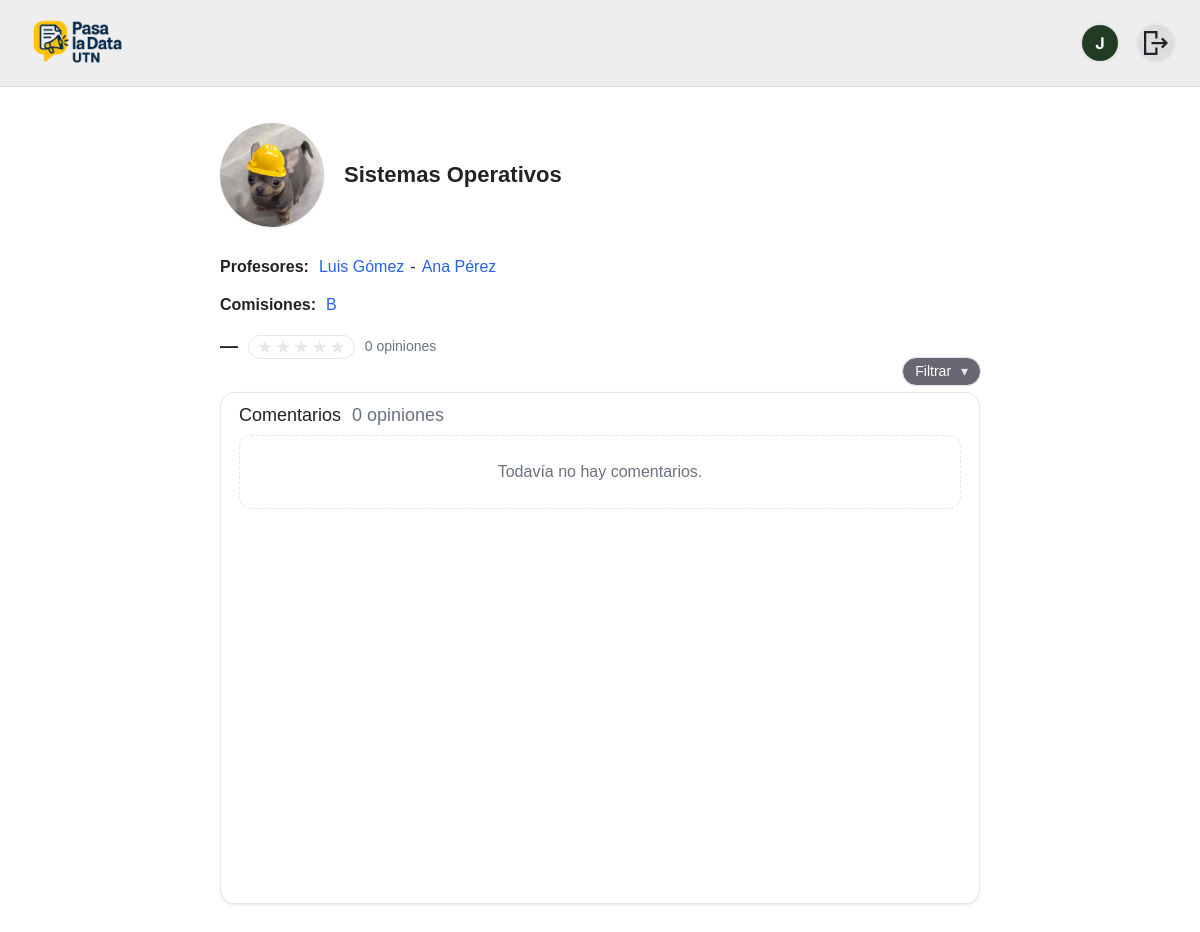
The app's page /academics/materia/2/ (signed in) with its own data.
### people/models.py (models this page shows, shortened)
class User(AbstractUser):
    class Role(models.TextChoices):
        ALUMNO = "ALU", "Alumno"
        PROFESOR = "PRO", "Profesor"
        ADMIN = "ADM", "Administrador"
    rol = models.CharField(max_length=3, choices=Role.choices)
    legajo = models.CharField(max_length=20, unique=True, null=True, blank=True)  # solo alumnos
    username = models.CharField(max_length=150, blank=True, default='')
    imagen_perfil = models.ImageField(
        upload_to="profiles/", null=True, blank=True
    )

### academics/models.py (models this page shows, shortened)
class Materia(models.Model):
    nombre = models.CharField(max_length=120, unique=True)
    eliminado = models.BooleanField(default=False)
    departamento = models.ForeignKey(Department, on_delete=models.CASCADE, related_name="materias")
    descripcion = models.TextField(blank=True, null=True)
    icono = models.CharField(max_length=4096, blank=True, null=True)
    imagen = models.ImageField(upload_to="materias/", blank=True, null=True)
    created_at = models.DateTimeField(auto_now_add=True)
    class Meta:
        ordering = ["nombre"]

### academics/views.py (the view)
# urls.py: path("materia/<int:materia_id>/", views.perfil_materia, name="perfil_materia"),
def perfil_materia(request, materia_id: int):
    materia = get_object_or_404(Materia, id=materia_id)
    mcas = (
        MateriaComisionAnio.objects
        .filter(materia_id=materia_id)
        .select_related("comision", "titular", "jtp")
        .order_by("-anio", "comision__nombre")
    )
    profes, seen = [], set()
    for m in mcas:
        for prof in (m.titular, m.jtp):
            if prof and prof.username not in seen:
                profes.append(prof)
                seen.add(prof.username)
    comisiones_qs = (
        mcas.values("comision__id", "comision__nombre")
            .annotate(max_anio=Max("anio"))
            .order_by("comision__nombre")
    )
    comisiones = [
        {"id": row["comision__id"], "nombre": row["comision__nombre"], "anio": row["max_anio"]}
        for row in comisiones_qs
    ]
    order = request.GET.get("order", "desc")
    if order not in ("asc", "desc"):
        order = "desc"
    order_prefix = "" if order == "asc" else "-"
    items_qs = (
        ResenaItem.objects
        .filter(target_type="MATERIA", resena__mca__materia_id=materia_id)
        .order_by(f"{order_prefix}created_at")
    )
    agg = items_qs.aggregate(promedio=Avg("puntuacion"), cantidad=Count("id"))
    promedio = float(agg["promedio"] or 0.0)
    cantidad = int(agg["cantidad"] or 0)
    full_stars = max(0, min(5, int(round(promedio)) if cantidad else 0))
    rating = {
        "score": f"{promedio:.1f}" if cantidad else "—",
        "count_text": _count_text(cantidad),
        "full_stars": full_stars,
    }
    comentarios = [
        {
            "estrellas": int(it.puntuacion or 0),
            "texto": profanity.censor((it.comentario or "").strip()),
            "fecha": localtime(it.created_at).strftime("%d/%m/%Y"),
        }
        for it in items_qs[:50]
    ]
    return render(
        request,
        "academics/perfil_materia.html",
        {
            "materia": materia,
            "profes": profes,
            "comisiones": comisiones,
            "rating": rating,
            "comentarios": comentarios,
            "order": order,
        },
    )

### academics/views.py (called while the page is built)
def _count_text(n: int) -> str:
        return f"{n} opiniones" if n < 1000 else f"{n/1000:.1f} k opiniones"

### academics/templates/academics/perfil_materia.html (shortened to what this page needs)
{% extends "base.html" %}
{% load static %}
{% block extra_head %}
  <link rel="stylesheet" href="{% static 'css/perfiles.css' %}?v={% now 'U' %}">
{% endblock %}
{% block content %}
<div class="pp-container">
  <section class="pp-header">
    <div class="pp-avatar">
      <img src="{% static 'people/inge.jpg' %}" alt="{{ materia.nombre }}">
    </div>
    <div class="pp-headinfo">
      <h1 class="pp-name">{{ materia.nombre }}</h1>
    </div>
    <div class="pp-meta">
      <div class="pp-line">
        <span class="pp-field">Profesores:</span>
        <span class="pp-list">
          {% if profes %}
            {% for p in profes %}
              <a class="pp-link" href="{% url 'people:perfil_profesor' p.username %}">
                {{ p.get_full_name|default:p.username }}
              </a>{% if not forloop.last %} - {% endif %}
            {% endfor %}
          {% else %}
            <span class="pp-empty">Sin asignar</span>
          {% endif %}
        </span>
      </div>
      <div class="pp-line">
        <span class="pp-field">Comisiones:</span>
        <span class="pp-list">
          {% for c in comisiones %}
            <a class="pp-link" href="{% url 'academics:perfil_comision' materia.id c.id c.anio %}">{{ c.nombre }}</a>{% if not forloop.last %}, {% endif %}
            {% empty %}
                <span class="pp-empty">—</span>
            {% endfor %}
        </span>
      </div>
      <div class="pp-rating-row">
        <span class="pp-score">{{ rating.score }}</span>
        <span class="pp-stars-pill">
          <span class="pp-stars" aria-label="rating">
            {% for i in "12345" %}
              {% if forloop.counter <= rating.full_stars %}
                <i>★</i>
              {% else %}
                <i class="off">★</i>
              {% endif %}
            {% endfor %}
          </span>
        </span>
        <span class="pp-opiniones">{{ rating.count_text }}</span>
      </div>
    </div>
  </section>
  <section class="pp-comments">
    <div class="pp-comments-head">
      <h2>Comentarios <span class="pp-count">{{ rating.count_text }}</span></h2>
      <div class="pp-filter-wrap">
        <button class="pp-filter" id="ppFilterBtn" aria-expanded="false">
          Filtrar <span class="caret">▾</span>
        </button>
      </div>
    </div>
    <div class="pp-comments-box">
      {% for c in comentarios %}
        <article class="pp-comment">
          <div class="pp-stars-badge">
            {% for _ in "12345" %}
              {% if forloop.counter <= c.estrellas %}<i>★</i>{% else %}<i class="off">★</i>{% endif %}
            {% endfor %}
          </div>
          <p class="pp-comment-text">{{ c.texto }}</p>
          <time class="pp-date">{{ c.fecha }}</time>
        </article>
      {% empty %}
        <div class="pp-no-comments">Todavía no hay comentarios.</div>
      {% endfor %}
    </div>
  </section>
</div>
{% endblock %}

### templates/partials/_navbar.html
{% load static %}
<header class="navbar">
  <div class="navbar__inner container-narrow">
    <a class="navbar__brand"
       href="{% if request.user.is_authenticated and request.user.rol == 'ADM' %}
                {% url 'academics:admin_panel' %}
              {% else %}
                {% url 'academics:home' %}
              {% endif %}">
      <img class="navbar__logo" src="{% static 'img/logo.png' %}" alt="Pasa la Data UTN">
    </a>
    <div class="navbar__right">
      {% if request.user.is_authenticated %}
        {% if request.user.rol != "ADM" %}
          <a class="nav-avatar" href="{% url 'people:perfil' %}" title="Mi perfil">
            {% if request.user.imagen_perfil %}
              <img src="{{ request.user.imagen_perfil.url }}" alt="Foto de perfil">
            {% else %}
              <span class="nav-avatar__fallback">
                {{ request.user.get_short_name|default:request.user.username|slice:":1"|upper }}
              </span>
            {% endif %}
          </a>
        {% endif %}
        <a class="nav-avatar" href="{% url 'people:logout' %}" title="Cerrar sesión">
          <img src="{% static 'img/logout.svg' %}" alt="Cerrar sesión" class="logout-icon">
        </a>
      {% else %}
        <a class="btn btn-light btn-sm" href="{% url 'people:register' %}">Registrate</a>
        <a class="btn btn-light btn-sm" href="{% url 'people:login' %}">Iniciar sesión</a>
      {% endif %}
    </div>
  </div>
</header>

### static/css/app.css (style rules this page uses)
html, body { margin: 0; padding: 0; }
header.navbar { background: #efeeee; position: sticky; top: 0; z-index: 50; border-bottom: 1px solid rgba(0,0,0,.08); width: 100%; margin: 0; border-radius: 0 !important; }
.container-narrow { max-width: none; width: 100%; padding: 0 24px; box-sizing: border-box; }
.navbar__inner { display: flex; align-items: center; height: 70px; }
.navbar__brand { display: flex; align-items: center; }
.navbar__logo { height: 105px; width: auto; display: block; object-fit: contain; }
.navbar__right { margin-left: auto; display: flex; align-items: center; gap: 16px; }
:root { --font-ui: "Inter", system-ui, -apple-system, "Segoe UI", Roboto, Helvetica, Arial, sans-serif; }
html { font-family: var(--font-ui) !important; line-height: 1.5; }
body, input, select, textarea, button { font-family: inherit !important; }
*, *::before, *::after { font-kerning: normal; }
header.navbar .nav-avatar { width: 40px; height: 40px; border-radius: 50%; overflow: hidden; display: inline-flex; align-items: center; justify-content: center; text-decoration: none; background: #ddd; color: #333; border: 2px solid #e5e7eb; flex-shrink: 0; }
header.navbar .nav-avatar > img { width: 100%; height: 100%; display: block; object-fit: cover; object-position: center; }
header.navbar .nav-avatar__fallback { width: 100%; height: 100%; display: inline-flex; align-items: center; justify-content: center; font-weight: 700; font-size: 16px; color: #fff; background: #223C24; }

### records on screen
User: user.get_short_name "J"
Materia: nombre "Sistemas Operativos"
User: get_full_name "Luis Gómez"
User: get_full_name "Ana Pérez"

### other values on screen
{{ c.nombre }} "B"
{{ rating.score }} "—"
{{ rating.count_text }} "0 opiniones"
